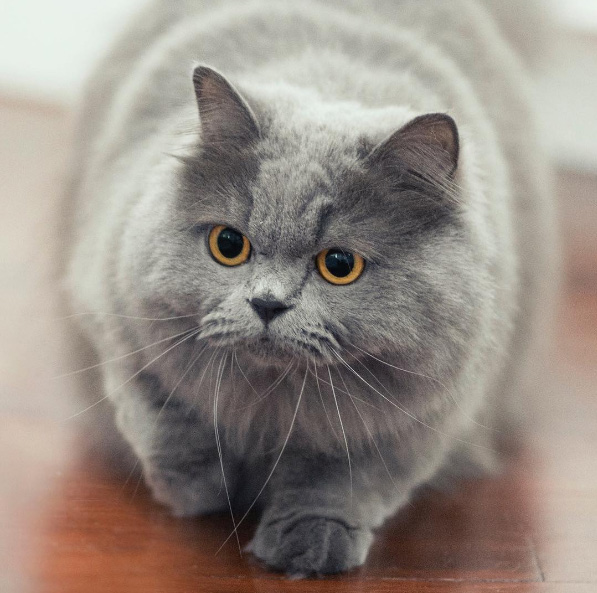
#> input picture cat.bmp, 597 x 593 px
$ python 1_scaling.py
#> lines starting #> are read from the running program, lines starting #| are printed output that depends on the picture
import sys
import numpy as np
import cv2

src = cv2.imread('cat.bmp') # src.shape = (600, 600)
#> src is the input picture: shape (593, 597, 3); mean B, G, R 133.7, 141.6, 151.2

dst1 = cv2.resize(src, (0, 0), fx=4, fy=4, interpolation=cv2.INTER_NEAREST)
dst2 = cv2.resize(src, (2400, 2400)) # cv2.INTERLINEAR
dst3 = cv2.resize(src, (0, 0), fx=4, fy=4, interpolation=cv2.INTER_CUBIC)
dst4 = cv2.resize(src, (2400, 2400), interpolation=cv2.INTER_LANCZOS4)

cv2.imshow('dst1', dst1[700:1500, 600:1700])
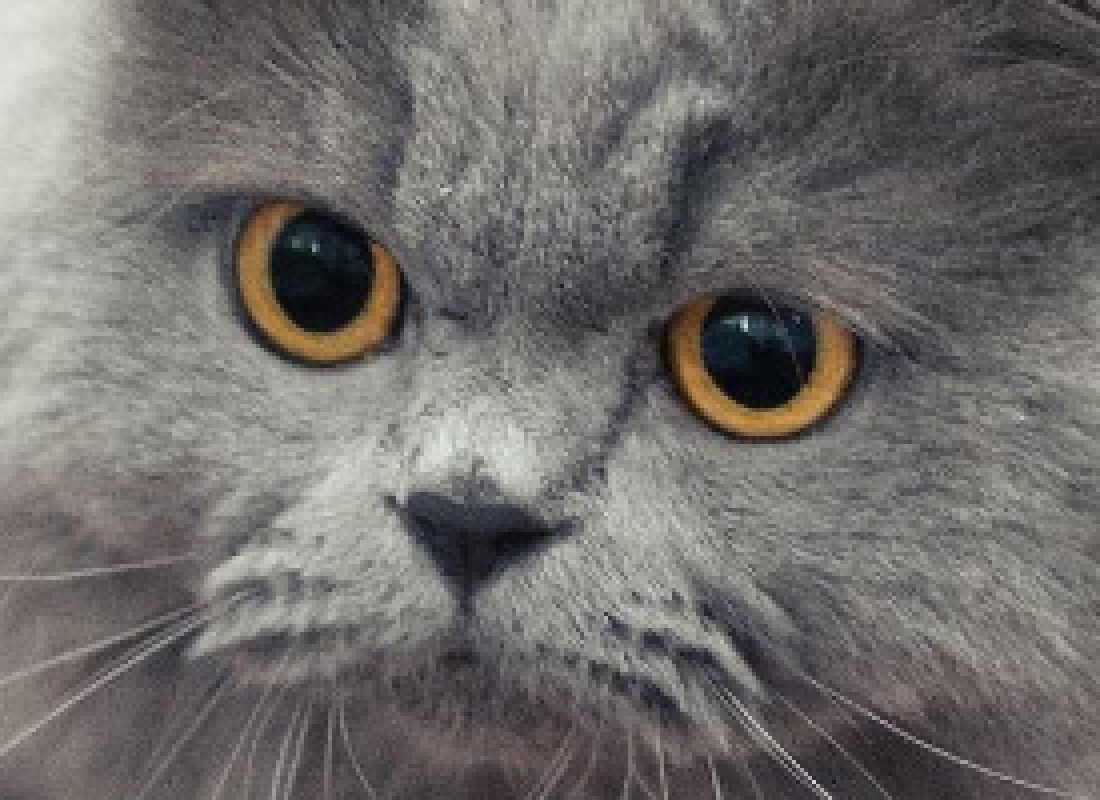
#> window 'dst1': shape (800, 1100, 3); mean B, G, R 106.8, 108.9, 112
cv2.imshow('dst2', dst2[700:1500, 600:1700])
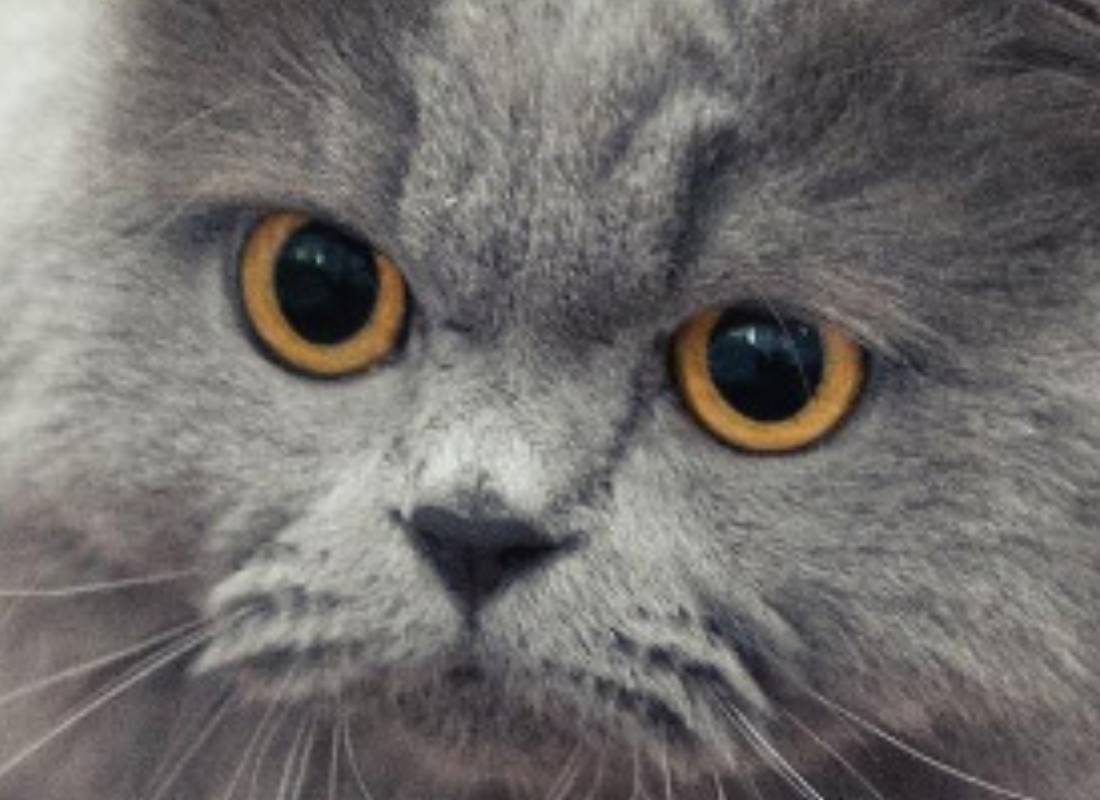
#> window 'dst2': shape (800, 1100, 3); mean B, G, R 107.5, 109.7, 112.7
cv2.imshow('dst3', dst3[700:1500, 600:1700])
cv2.imshow('dst4', dst4[700:1500, 600:1700])

cv2.imshow('src', src)
cv2.waitKey()
cv2.destroyAllWindows()
